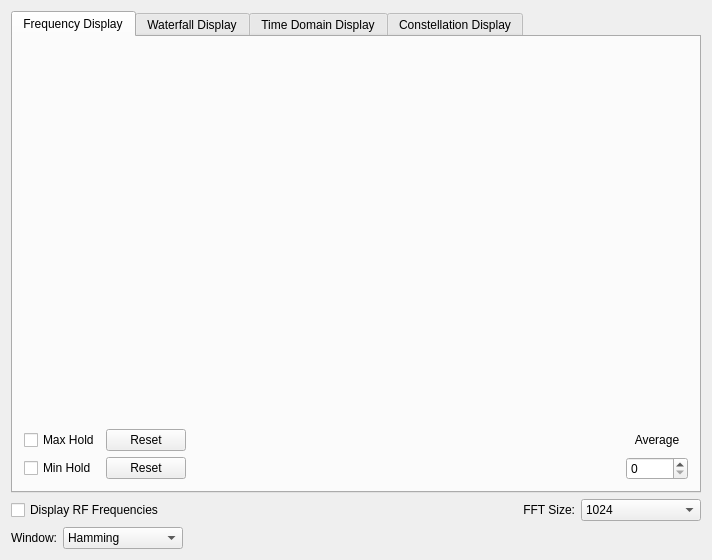
<?xml version="1.0" encoding="UTF-8"?>
<ui version="4.0">
 <class>SpectrumDisplayForm</class>
 <widget class="QWidget" name="SpectrumDisplayForm">
  <property name="geometry">
   <rect>
    <x>0</x>
    <y>0</y>
    <width>712</width>
    <height>560</height>
   </rect>
  </property>
  <property name="windowTitle">
   <string>Spectrum Display</string>
  </property>
  <layout class="QGridLayout" name="gridLayout">
   <item row="1" column="3">
    <widget class="QComboBox" name="FFTSizeComboBox">
     <property name="sizePolicy">
      <sizepolicy hsizetype="Fixed" vsizetype="Fixed">
       <horstretch>0</horstretch>
       <verstretch>0</verstretch>
      </sizepolicy>
     </property>
     <property name="maximumSize">
      <size>
       <width>120</width>
       <height>16777215</height>
      </size>
     </property>
     <item>
      <property name="text">
       <string>1024</string>
      </property>
     </item>
     <item>
      <property name="text">
       <string>2048</string>
      </property>
     </item>
     <item>
      <property name="text">
       <string>4096</string>
      </property>
     </item>
     <item>
      <property name="text">
       <string>8192</string>
      </property>
     </item>
     <item>
      <property name="text">
       <string>16384</string>
      </property>
     </item>
     <item>
      <property name="text">
       <string>32768</string>
      </property>
     </item>
    </widget>
   </item>
   <item row="1" column="2">
    <widget class="QLabel" name="FFTSizeLabel">
     <property name="text">
      <string>FFT Size:</string>
     </property>
     <property name="alignment">
      <set>Qt::AlignRight|Qt::AlignTrailing|Qt::AlignVCenter</set>
     </property>
     <property name="wordWrap">
      <bool>false</bool>
     </property>
    </widget>
   </item>
   <item row="1" column="0">
    <widget class="QCheckBox" name="UseRFFrequenciesCheckBox">
     <property name="text">
      <string>Display RF Frequencies</string>
     </property>
    </widget>
   </item>
   <item row="3" column="0">
    <layout class="QHBoxLayout" name="horizontalLayout">
     <item>
      <widget class="QLabel" name="WindowLbl">
       <property name="sizePolicy">
        <sizepolicy hsizetype="Fixed" vsizetype="Fixed">
         <horstretch>0</horstretch>
         <verstretch>0</verstretch>
        </sizepolicy>
       </property>
       <property name="text">
        <string>Window:</string>
       </property>
       <property name="alignment">
        <set>Qt::AlignRight|Qt::AlignTrailing|Qt::AlignVCenter</set>
       </property>
       <property name="wordWrap">
        <bool>false</bool>
       </property>
      </widget>
     </item>
     <item>
      <widget class="QComboBox" name="WindowComboBox">
       <property name="sizePolicy">
        <sizepolicy hsizetype="Fixed" vsizetype="Fixed">
         <horstretch>0</horstretch>
         <verstretch>0</verstretch>
        </sizepolicy>
       </property>
       <property name="minimumSize">
        <size>
         <width>120</width>
         <height>0</height>
        </size>
       </property>
       <property name="maximumSize">
        <size>
         <width>120</width>
         <height>16777215</height>
        </size>
       </property>
       <property name="font">
        <font>
         <pointsize>9</pointsize>
        </font>
       </property>
       <item>
        <property name="text">
         <string>Hamming</string>
        </property>
       </item>
       <item>
        <property name="text">
         <string>Hann</string>
        </property>
       </item>
       <item>
        <property name="text">
         <string>Blackman</string>
        </property>
       </item>
       <item>
        <property name="text">
         <string>Rectangular</string>
        </property>
       </item>
       <item>
        <property name="text">
         <string>Kaiser</string>
        </property>
       </item>
       <item>
        <property name="text">
         <string>Blackman-harris</string>
        </property>
       </item>
      </widget>
     </item>
    </layout>
   </item>
   <item row="0" column="0" colspan="4">
    <widget class="QTabWidget" name="SpectrumTypeTab">
     <property name="currentIndex">
      <number>0</number>
     </property>
     <widget class="QWidget" name="FrequencyPage">
      <attribute name="title">
       <string>Frequency Display</string>
      </attribute>
      <layout class="QVBoxLayout" name="verticalLayout">
       <item>
        <layout class="QVBoxLayout" name="verticalLayout_2">
         <item>
          <widget class="QFrame" name="FrequencyPlotDisplayFrame">
           <property name="sizePolicy">
            <sizepolicy hsizetype="Preferred" vsizetype="Preferred">
             <horstretch>0</horstretch>
             <verstretch>1</verstretch>
            </sizepolicy>
           </property>
           <property name="minimumSize">
            <size>
             <width>320</width>
             <height>200</height>
            </size>
           </property>
           <property name="sizeIncrement">
            <size>
             <width>1</width>
             <height>1</height>
            </size>
           </property>
           <property name="frameShape">
            <enum>QFrame::NoFrame</enum>
           </property>
           <property name="frameShadow">
            <enum>QFrame::Plain</enum>
           </property>
          </widget>
         </item>
         <item>
          <layout class="QGridLayout" name="gridLayout_2">
           <item row="1" column="0">
            <widget class="QCheckBox" name="MaxHoldCheckBox">
             <property name="text">
              <string>Max Hold</string>
             </property>
             <property name="checked">
              <bool>false</bool>
             </property>
            </widget>
           </item>
           <item row="2" column="0">
            <widget class="QCheckBox" name="MinHoldCheckBox">
             <property name="text">
              <string>Min Hold</string>
             </property>
             <property name="checked">
              <bool>false</bool>
             </property>
            </widget>
           </item>
           <item row="1" column="1">
            <widget class="QPushButton" name="MaxHoldResetBtn">
             <property name="sizePolicy">
              <sizepolicy hsizetype="Fixed" vsizetype="Fixed">
               <horstretch>0</horstretch>
               <verstretch>0</verstretch>
              </sizepolicy>
             </property>
             <property name="minimumSize">
              <size>
               <width>25</width>
               <height>0</height>
              </size>
             </property>
             <property name="text">
              <string>Reset</string>
             </property>
            </widget>
           </item>
           <item row="1" column="3">
            <widget class="QLabel" name="AvgLabel">
             <property name="sizePolicy">
              <sizepolicy hsizetype="Fixed" vsizetype="Fixed">
               <horstretch>0</horstretch>
               <verstretch>0</verstretch>
              </sizepolicy>
             </property>
             <property name="minimumSize">
              <size>
               <width>62</width>
               <height>0</height>
              </size>
             </property>
             <property name="text">
              <string>Average</string>
             </property>
             <property name="alignment">
              <set>Qt::AlignCenter</set>
             </property>
             <property name="wordWrap">
              <bool>false</bool>
             </property>
            </widget>
           </item>
           <item row="2" column="1">
            <widget class="QPushButton" name="MinHoldResetBtn">
             <property name="text">
              <string>Reset</string>
             </property>
            </widget>
           </item>
           <item row="2" column="3">
            <widget class="QSpinBox" name="AvgLineEdit"/>
           </item>
           <item row="1" column="2">
            <spacer name="horizontalSpacer_2">
             <property name="orientation">
              <enum>Qt::Horizontal</enum>
             </property>
             <property name="sizeHint" stdset="0">
              <size>
               <width>100</width>
               <height>20</height>
              </size>
             </property>
            </spacer>
           </item>
          </layout>
         </item>
        </layout>
       </item>
      </layout>
     </widget>
     <widget class="QWidget" name="WaterfallPage">
      <attribute name="title">
       <string>Waterfall Display</string>
      </attribute>
      <layout class="QGridLayout" name="gridLayout_3">
       <item row="0" column="0">
        <widget class="QLabel" name="textLabel1">
         <property name="maximumSize">
          <size>
           <width>130</width>
           <height>16777215</height>
          </size>
         </property>
         <property name="text">
          <string>Intensity Display:</string>
         </property>
         <property name="wordWrap">
          <bool>false</bool>
         </property>
        </widget>
       </item>
       <item row="0" column="2">
        <widget class="QwtSlider" name="WaterfallMaximumIntensitySlider">
         <property name="minimumSize">
          <size>
           <width>50</width>
           <height>0</height>
          </size>
         </property>
         <property name="mouseTracking">
          <bool>true</bool>
         </property>
         <property name="focusPolicy">
          <enum>Qt::ClickFocus</enum>
         </property>
         <property name="valid">
          <bool>true</bool>
         </property>
        </widget>
       </item>
       <item row="0" column="3">
        <widget class="QLabel" name="WaterfallMaximumIntensityLabel">
         <property name="maximumSize">
          <size>
           <width>100</width>
           <height>16777215</height>
          </size>
         </property>
         <property name="text">
          <string>100 dB</string>
         </property>
         <property name="wordWrap">
          <bool>false</bool>
         </property>
        </widget>
       </item>
       <item row="1" column="0" colspan="4">
        <widget class="QFrame" name="WaterfallPlotDisplayFrame">
         <property name="minimumSize">
          <size>
           <width>320</width>
           <height>200</height>
          </size>
         </property>
         <property name="frameShape">
          <enum>QFrame::NoFrame</enum>
         </property>
         <property name="frameShadow">
          <enum>QFrame::Plain</enum>
         </property>
        </widget>
       </item>
       <item row="2" column="2">
        <widget class="QwtSlider" name="WaterfallMinimumIntensitySlider">
         <property name="minimumSize">
          <size>
           <width>50</width>
           <height>0</height>
          </size>
         </property>
         <property name="valid">
          <bool>true</bool>
         </property>
         <property name="mouseTracking">
          <bool>true</bool>
         </property>
         <property name="focusPolicy">
          <enum>Qt::ClickFocus</enum>
         </property>
        </widget>
       </item>
       <item row="2" column="3">
        <widget class="QLabel" name="WaterfallMinimumIntensityLabel">
         <property name="maximumSize">
          <size>
           <width>100</width>
           <height>16777215</height>
          </size>
         </property>
         <property name="text">
          <string>-100 dB</string>
         </property>
         <property name="wordWrap">
          <bool>false</bool>
         </property>
        </widget>
       </item>
       <item row="2" column="0" colspan="2">
        <widget class="QPushButton" name="WaterfallAutoScaleBtn">
         <property name="maximumSize">
          <size>
           <width>80</width>
           <height>16777215</height>
          </size>
         </property>
         <property name="toolTip">
          <string>Scales the Intensity to the current data extremes.</string>
         </property>
         <property name="text">
          <string>Auto Scale</string>
         </property>
        </widget>
       </item>
       <item row="0" column="1">
        <widget class="QComboBox" name="WaterfallIntensityComboBox">
         <property name="maximumSize">
          <size>
           <width>100</width>
           <height>16777215</height>
          </size>
         </property>
         <item>
          <property name="text">
           <string>Color</string>
          </property>
         </item>
         <item>
          <property name="text">
           <string>White Hot</string>
          </property>
         </item>
         <item>
          <property name="text">
           <string>Black Hot</string>
          </property>
         </item>
         <item>
          <property name="text">
           <string>Incandescent</string>
          </property>
         </item>
         <item>
          <property name="text">
           <string>Sunset</string>
          </property>
         </item>
         <item>
          <property name="text">
           <string>Cool</string>
          </property>
         </item>
         <item>
          <property name="text">
           <string>User Defined</string>
          </property>
         </item>
        </widget>
       </item>
      </layout>
     </widget>
     <widget class="QWidget" name="TimeDomainPage">
      <attribute name="title">
       <string>Time Domain Display</string>
      </attribute>
      <layout class="QGridLayout" name="gridLayout_4">
       <item row="0" column="0">
        <widget class="QFrame" name="TimeDomainDisplayFrame">
         <property name="minimumSize">
          <size>
           <width>320</width>
           <height>200</height>
          </size>
         </property>
         <property name="frameShape">
          <enum>QFrame::NoFrame</enum>
         </property>
         <property name="frameShadow">
          <enum>QFrame::Plain</enum>
         </property>
        </widget>
       </item>
      </layout>
     </widget>
     <widget class="QWidget" name="ConstellationPage">
      <attribute name="title">
       <string>Constellation Display</string>
      </attribute>
      <layout class="QGridLayout" name="gridLayout_5">
       <item row="0" column="0">
        <widget class="QFrame" name="ConstellationDisplayFrame">
         <property name="minimumSize">
          <size>
           <width>320</width>
           <height>200</height>
          </size>
         </property>
         <property name="frameShape">
          <enum>QFrame::StyledPanel</enum>
         </property>
         <property name="frameShadow">
          <enum>QFrame::Raised</enum>
         </property>
        </widget>
       </item>
      </layout>
     </widget>
    </widget>
   </item>
  </layout>
 </widget>
 <layoutdefault spacing="6" margin="11"/>
 <customwidgets>
 <customwidget>
   <class>QwtSlider</class>
   <extends>QWidget</extends>
   <header>qwt_slider.h</header>
 </customwidget>
 </customwidgets>
 <tabstops>
  <tabstop>SpectrumTypeTab</tabstop>
  <tabstop>UseRFFrequenciesCheckBox</tabstop>
  <tabstop>FFTSizeComboBox</tabstop>
  <tabstop>WaterfallMaximumIntensitySlider</tabstop>
  <tabstop>WaterfallMinimumIntensitySlider</tabstop>
 </tabstops>
 <includes>
  <include location="global">gnuradio/qtgui/SpectrumGUIClass.h</include>
  <include location="global">gnuradio/qtgui/FrequencyDisplayPlot.h</include>
  <include location="global">gnuradio/qtgui/WaterfallDisplayPlot.h</include>
  <include location="global">gnuradio/qtgui/TimeDomainDisplayPlot.h</include>
  <include location="global">qvalidator.h</include>
  <include location="global">vector</include>
  <include location="local">qwt_slider.h</include>
 </includes>
 <resources/>
 <connections>
  <connection>
   <sender>MaxHoldCheckBox</sender>
   <signal>toggled(bool)</signal>
   <receiver>SpectrumDisplayForm</receiver>
   <slot>maxHoldCheckBox_toggled(bool)</slot>
   <hints>
    <hint type="sourcelabel">
     <x>22</x>
     <y>324</y>
    </hint>
    <hint type="destinationlabel">
     <x>20</x>
     <y>20</y>
    </hint>
   </hints>
  </connection>
  <connection>
   <sender>MaxHoldResetBtn</sender>
   <signal>clicked()</signal>
   <receiver>SpectrumDisplayForm</receiver>
   <slot>maxHoldResetBtn_clicked()</slot>
   <hints>
    <hint type="sourcelabel">
     <x>107</x>
     <y>324</y>
    </hint>
    <hint type="destinationlabel">
     <x>20</x>
     <y>20</y>
    </hint>
   </hints>
  </connection>
  <connection>
   <sender>MinHoldCheckBox</sender>
   <signal>toggled(bool)</signal>
   <receiver>SpectrumDisplayForm</receiver>
   <slot>minHoldCheckBox_toggled(bool)</slot>
   <hints>
    <hint type="sourcelabel">
     <x>22</x>
     <y>349</y>
    </hint>
    <hint type="destinationlabel">
     <x>20</x>
     <y>20</y>
    </hint>
   </hints>
  </connection>
  <connection>
   <sender>MinHoldResetBtn</sender>
   <signal>clicked()</signal>
   <receiver>SpectrumDisplayForm</receiver>
   <slot>minHoldResetBtn_clicked()</slot>
   <hints>
    <hint type="sourcelabel">
     <x>107</x>
     <y>349</y>
    </hint>
    <hint type="destinationlabel">
     <x>20</x>
     <y>20</y>
    </hint>
   </hints>
  </connection>
  <connection>
   <sender>WindowComboBox</sender>
   <signal>activated(int)</signal>
   <receiver>SpectrumDisplayForm</receiver>
   <slot>windowTypeChanged(int)</slot>
   <hints>
    <hint type="sourcelabel">
     <x>20</x>
     <y>20</y>
    </hint>
    <hint type="destinationlabel">
     <x>20</x>
     <y>20</y>
    </hint>
   </hints>
  </connection>
  <connection>
   <sender>UseRFFrequenciesCheckBox</sender>
   <signal>toggled(bool)</signal>
   <receiver>SpectrumDisplayForm</receiver>
   <slot>useRFFrequenciesCB(bool)</slot>
   <hints>
    <hint type="sourcelabel">
     <x>20</x>
     <y>20</y>
    </hint>
    <hint type="destinationlabel">
     <x>20</x>
     <y>20</y>
    </hint>
   </hints>
  </connection>
  <connection>
   <sender>WaterfallMaximumIntensitySlider</sender>
   <signal>valueChanged(double)</signal>
   <receiver>SpectrumDisplayForm</receiver>
   <slot>waterfallMaximumIntensityChangedCB(double)</slot>
   <hints>
    <hint type="sourcelabel">
     <x>217</x>
     <y>44</y>
    </hint>
    <hint type="destinationlabel">
     <x>20</x>
     <y>20</y>
    </hint>
   </hints>
  </connection>
  <connection>
   <sender>WaterfallMinimumIntensitySlider</sender>
   <signal>valueChanged(double)</signal>
   <receiver>SpectrumDisplayForm</receiver>
   <slot>waterfallMinimumIntensityChangedCB(double)</slot>
   <hints>
    <hint type="sourcelabel">
     <x>217</x>
     <y>349</y>
    </hint>
    <hint type="destinationlabel">
     <x>20</x>
     <y>20</y>
    </hint>
   </hints>
  </connection>
  <connection>
   <sender>FFTSizeComboBox</sender>
   <signal>activated(QString)</signal>
   <receiver>SpectrumDisplayForm</receiver>
   <slot>fftComboBoxSelectedCB(QString)</slot>
   <hints>
    <hint type="sourcelabel">
     <x>20</x>
     <y>20</y>
    </hint>
    <hint type="destinationlabel">
     <x>20</x>
     <y>20</y>
    </hint>
   </hints>
  </connection>
  <connection>
   <sender>WaterfallAutoScaleBtn</sender>
   <signal>clicked()</signal>
   <receiver>SpectrumDisplayForm</receiver>
   <slot>waterfallAutoScaleBtnCB()</slot>
   <hints>
    <hint type="sourcelabel">
     <x>22</x>
     <y>349</y>
    </hint>
    <hint type="destinationlabel">
     <x>20</x>
     <y>20</y>
    </hint>
   </hints>
  </connection>
  <connection>
   <sender>WaterfallIntensityComboBox</sender>
   <signal>activated(int)</signal>
   <receiver>SpectrumDisplayForm</receiver>
   <slot>waterfallIntensityColorTypeChanged(int)</slot>
   <hints>
    <hint type="sourcelabel">
     <x>92</x>
     <y>44</y>
    </hint>
    <hint type="destinationlabel">
     <x>20</x>
     <y>20</y>
    </hint>
   </hints>
  </connection>
  <connection>
   <sender>SpectrumTypeTab</sender>
   <signal>currentChanged(int)</signal>
   <receiver>SpectrumDisplayForm</receiver>
   <slot>tabChanged(int)</slot>
   <hints>
    <hint type="sourcelabel">
     <x>314</x>
     <y>189</y>
    </hint>
    <hint type="destinationlabel">
     <x>316</x>
     <y>217</y>
    </hint>
   </hints>
  </connection>
  <connection>
   <sender>AvgLineEdit</sender>
   <signal>valueChanged(int)</signal>
   <receiver>SpectrumDisplayForm</receiver>
   <slot>avgLineEdit_valueChanged(int)</slot>
   <hints>
    <hint type="sourcelabel">
     <x>604</x>
     <y>421</y>
    </hint>
    <hint type="destinationlabel">
     <x>328</x>
     <y>260</y>
    </hint>
   </hints>
  </connection>
 </connections>
</ui>
